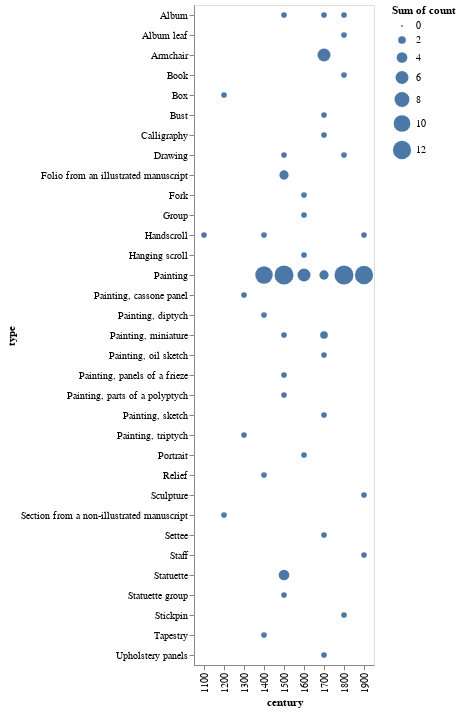

The cell this chart's notebook holds for it:
### Code cell
import altair as alt

alt.Chart(met_beard_centuries_df).mark_circle().encode(
    x='century:O',
    y='type:O',
    size='sum(count):Q'
)

### Figure 1 — Vega-Lite specification as saved in the notebook (floating-point values rounded to 4 significant figures)
{"config": {"view": {"continuousWidth": 300, "continuousHeight": 300}}, "data": {"name": "data-2f1e8bb00e0b4c87e9db3da3eb63dd0d"}, "mark": {"type": "circle"}, "encoding": {"size": {"aggregate": "sum", "field": "count", "type": "quantitative"}, "x": {"field": "century", "type": "ordinal"}, "y": {"field": "type", "type": "ordinal"}}, "$schema": "https://vega.github.io/schema/vega-lite/v5.17.0.json", "datasets": {"data-2f1e8bb00e0b4c87e9db3da3eb63dd0d": [{"type": "Handscroll", "count": 1, "century": 1100}, {"type": "Box", "count": 1, "century": 1200}, {"type": "Section from a non-illustrated manuscript", "count": 1, "century": 1200}, {"type": "Painting, triptych", "count": 1, "century": 1300}, {"type": "Painting, cassone panel", "count": 1, "century": 1300}, {"type": "Painting", "count": 11, "century": 1400}, {"type": "Tapestry", "count": 1, "century": 1400}, {"type": "Painting, diptych", "count": 1, "century": 1400}, {"type": "Relief", "count": 1, "century": 1400}, {"type": "Handscroll", "count": 1, "century": 1400}, {"type": "Painting", "count": 13, "century": 1500}, {"type": "Statuette", "count": 4, "century": 1500}, {"type": "Folio from an illustrated manuscript", "count": 3, "century": 1500}, {"type": "Painting, parts of a polyptych", "count": 1, "century": 1500}, {"type": "Statuette group", "count": 1, "century": 1500}, {"type": "Painting, miniature", "count": 1, "century": 1500}, {"type": "Drawing", "count": 1, "century": 1500}, {"type": "Album", "count": 1, "century": 1500}, {"type": "Painting, panels of a frieze", "count": 1, "century": 1500}, {"type": "Fork", "count": 1, "century": 1600}, {"type": "Group", "count": 1, "century": 1600}, {"type": "Painting", "count": 6, "century": 1600}, {"type": "Hanging scroll", "count": 1, "century": 1600}, {"type": "Portrait", "count": 1, "century": 1600}, {"type": "Bust", "count": 1, "century": 1700}, {"type": "Painting, miniature", "count": 2, "century": 1700}, {"type": "Painting", "count": 3, "century": 1700}, {"type": "Calligraphy", "count": 1, "century": 1700}, {"type": "Painting, oil sketch", "count": 1, "century": 1700}, {"type": "Album", "count": 1, "century": 1700}, {"type": "Armchair", "count": 6, "century": 1700}, {"type": "Settee", "count": 1, "century": 1700}, {"type": "Upholstery panels", "count": 1, "century": 1700}, {"type": "Painting, sketch", "count": 1, "century": 1700}, {"type": "Painting", "count": 13, "century": 1800}, {"type": "Drawing", "count": 1, "century": 1800}, {"type": "Stickpin", "count": 1, "century": 1800}, {"type": "Album leaf", "count": 1, "century": 1800}, {"type": "Album", "count": 1, "century": 1800}, {"type": "Book", "count": 1, "century": 1800}, {"type": "Painting", "count": 12, "century": 1900}, {"type": "Staff", "count": 1, "century": 1900}, {"type": "Sculpture", "count": 1, "century": 1900}, {"type": "Handscroll", "count": 1, "century": 1900}]}}
